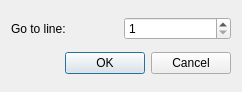
<ui version="4.0" >
 <class>QLuaGotoDialog</class>
 <widget class="QDialog" name="QLuaGotoDialog" >
  <property name="geometry" >
   <rect>
    <x>0</x>
    <y>0</y>
    <width>238</width>
    <height>92</height>
   </rect>
  </property>
  <property name="windowTitle" >
   <string>Go to Line</string>
  </property>
  <layout class="QVBoxLayout" name="verticalLayout" >
   <item>
    <layout class="QHBoxLayout" name="horizontalLayout" >
     <item>
      <widget class="QLabel" name="label" >
       <property name="text" >
        <string>Go to line:</string>
       </property>
       <property name="buddy" >
        <cstring>spinBox</cstring>
       </property>
      </widget>
     </item>
     <item>
      <widget class="QSpinBox" name="spinBox" >
       <property name="minimum" >
        <number>1</number>
       </property>
       <property name="singleStep" >
        <number>1</number>
       </property>
      </widget>
     </item>
    </layout>
   </item>
   <item>
    <spacer name="horizontalSpacer" >
     <property name="orientation" >
      <enum>Qt::Horizontal</enum>
     </property>
     <property name="sizeType" >
      <enum>QSizePolicy::MinimumExpanding</enum>
     </property>
     <property name="sizeHint" stdset="0" >
      <size>
       <width>220</width>
       <height>0</height>
      </size>
     </property>
    </spacer>
   </item>
   <item>
    <widget class="QDialogButtonBox" name="buttonBox" >
     <property name="orientation" >
      <enum>Qt::Horizontal</enum>
     </property>
     <property name="standardButtons" >
      <set>QDialogButtonBox::Cancel|QDialogButtonBox::Ok</set>
     </property>
    </widget>
   </item>
  </layout>
 </widget>
 <tabstops>
  <tabstop>spinBox</tabstop>
  <tabstop>buttonBox</tabstop>
 </tabstops>
 <resources/>
 <connections>
  <connection>
   <sender>buttonBox</sender>
   <signal>accepted()</signal>
   <receiver>QLuaGotoDialog</receiver>
   <slot>accept()</slot>
   <hints>
    <hint type="sourcelabel" >
     <x>227</x>
     <y>67</y>
    </hint>
    <hint type="destinationlabel" >
     <x>157</x>
     <y>91</y>
    </hint>
   </hints>
  </connection>
  <connection>
   <sender>buttonBox</sender>
   <signal>rejected()</signal>
   <receiver>QLuaGotoDialog</receiver>
   <slot>reject()</slot>
   <hints>
    <hint type="sourcelabel" >
     <x>228</x>
     <y>73</y>
    </hint>
    <hint type="destinationlabel" >
     <x>237</x>
     <y>91</y>
    </hint>
   </hints>
  </connection>
 </connections>
</ui>
